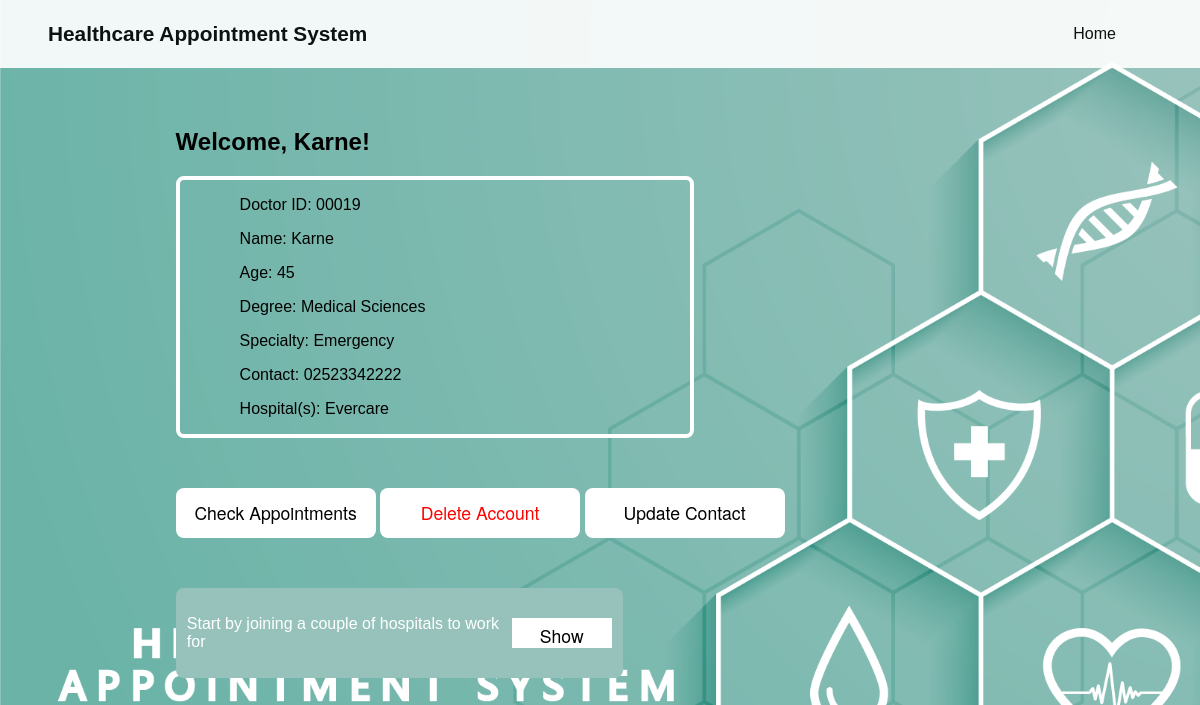
/doctor_details.php (signed in), run on the app's committed database.
### tables this page shows
CREATE TABLE `doctor` (
  `id` int(5) UNSIGNED ZEROFILL NOT NULL,
  `name` varchar(30) NOT NULL,
  `age` int(11) NOT NULL,
  `degree` varchar(60) NOT NULL,
  `specialization` varchar(60) NOT NULL,
  `contact` varchar(11) NOT NULL,
  `slot` int(11) NOT NULL,
  `start_time` time NOT NULL,
  `end_time` time NOT NULL,
  `password` varchar(30) NOT NULL
);

### doctor_details.php (the view, shortened to what this page needs)
<?php
    require_once("php_scripts/connect.php");
    $id = $_SESSION["id"];
    $query = "SELECT id, name, age, degree, specialization, contact FROM doctor WHERE id = $id";
    $hospitals = array();
    $hospitalQuery = "SELECT hospital_name FROM doctor_works_at WHERE doctor_id = $id";
    $hospitalResult = $conn->query($hospitalQuery);
    while ($hospitalRow = $hospitalResult->fetch_assoc()) {
        $hospitals[] = $hospitalRow['hospital_name'];
    }
    $result = $conn->query($query);
    if ($result->num_rows == 1) {
        $row = $result->fetch_assoc();
        $doctorId = $row["id"];
        $doctorName = $row["name"];
        $age = $row['age'];
        $degree = $row['degree'];
        $spec = $row["specialization"];
        $contact = $row["contact"];
    }
?>
<!DOCTYPE html>
<html lang="en">
<head>
    <link rel="stylesheet" href="styles/main_style.css">
    <link rel="stylesheet" href="styles/details.css">
    <link rel="stylesheet" href="styles/docdet.css">
</head>
<body>
    <div class="container">
    <div class="main-content">
            <header class="header-main">
                <div class="wrapper">
                    <section class="logo">
                        <h1 class="header-title">Healthcare Appointment System</h1>
                    </section>
                    <nav class="nav-horizontal" id="topnav">
                        <a href="index.php">Home</a>
                    </nav>
                </div>
            </header>
            <main>
                <div class="wrapbox">
                    <article class="article-one">
                        <header>
                            <h2>Welcome, <?php echo $doctorName; ?>!</h2>
                            <div class="patient">
                                <div class="piece">
                                    <p>Doctor ID: <?php echo $doctorId; ?></p>
                                </div>
                                <div class="piece">
                                    <p>Name: <?php echo $doctorName; ?></p>
                                </div>
                                <div class="piece">
                                    <p>Age: <?php echo $age; ?></p>
                                </div>
                                <div class="piece">
                                    <p>Degree: <?php echo $degree; ?></p>
                                </div>
                                <div class="piece">
                                    <p>Specialty: <?php echo $spec; ?></p>
                                </div>
                                <div class="piece">
                                    <p>Contact: <?php echo $contact; ?></p>
                                </div>
                                <div class="piece">
                                    <?php if (!empty($hospitals)) { ?>
                                        <p>Hospital(s): <?php echo implode(', ', $hospitals); ?></p>
                                    <?php } else { ?>
                                        <p>Hospitals: None</p>
                                    <?php } ?>
                                </div>
                            </div>
                            <a href="#"><button type="button" id="app">Check Appointments</button></a>
                            <a href="php_scripts/delete_doctor.php"><button style="color: red;" type="button" id="app">Delete Account</button></a>
                            <a href="#"><button type="button" id="showButton" onclick="showForm()">Update Contact</button></a>
                            <div class="showf">
                                <p style="color: white;">Start by joining a couple of hospitals to work for</p>
                                <a><button type="button" id="showform" onclick="showhospitalform()">Show</button></a>
                            </div>
                        </header>
                    </article>
                </div>
            </main>
        </div>
    </div>
</body>
</html>

### styles/main_style.css (style rules this page uses)
body { padding-top: 50px; font-family: 'Montserrat', sans-serif; background-image: url(../assets/26363.png); background-size: cover; background-attachment: fixed; }
.nav-horizontal { display: flex; align-items: center; padding: 20px; }
.nav-horizontal a { color: black; padding: 0px 1rem; text-decoration: none; }
.header-main { position: absolute; top: 0; left: 0; right: 0; transition: background-color 0.5s ease; }
#topnav a { display: inline-block; padding: 0.3rem 0.5rem; background-color: rgb(255, 255, 255); border-radius: 4px; color: black; text-decoration: none; margin-right: 8px; transition: background-color 0.5s ease, box-shadow 0.5s ease, color 0.5s ease; }
.wrapper { max-width: 1400px; padding: 0px 4vw; margin: 0px auto; }
.wrapbox { border-radius: 8px; width: 80%; margin-top: 70px; margin-left: 70px; padding: 2rem; }
.logo { display: flex; align-items: center; vertical-align:top; }
.logo h1 { font-size: 1.3rem; margin: 0px; }
.header-main .wrapper { display: flex; justify-content: space-between; align-items: center; flex-wrap: wrap; }
.main-content { margin-bottom: 100px; }
.article-one header { padding: 2rem 8vw 6rem; }
.formsubmit, .article-one button { background-color: rgb(255, 255, 255); height: 50px; width: 200px; display: block; border: none; border-radius: 8px; margin: 0px auto; margin-top: 30px; overflow: hidden; position: relative; transition: background-color 0.5s ease, box-shadow 0.5s ease; font-family: "Helvetica Neue", Arial, sans-serif; font-size: 1.1rem; }
.article-one button { margin-top: 0%; display:inline-block; }

### styles/details.css (style rules this page uses)
.article-one { width: 80%; }
.article-one .patient { border: 4px solid white; border-radius: 8px; }
.article-one .patient .piece { margin-left: 60px; }
#app { margin-top: 50px; }
.wrapbox { margin-top: 20px; padding: 0.1rem; }
h2 { margin-top: 1rem; }

### styles/docdet.css (style rules this page uses)
.article-one { width: 110%; }
.article-one .patient { width: 60%; }
.showf { display: flex; justify-content: center; align-items: center; padding:0.7rem; width:50%; background-color: rgb(150, 194, 187); border-radius: 8px; margin-bottom: 20px; }
.showf button { margin-left: 10px; padding: 5px 10px; width: 100px; height: 30px; border-radius:0px; }

### data on the page
doctor: name "Karne", id "00019", age "45", degree "Medical Sciences", specialization "Emergency", contact "02523342222"

### other printed values
implode(', ', $hospitals) "Evercare"
